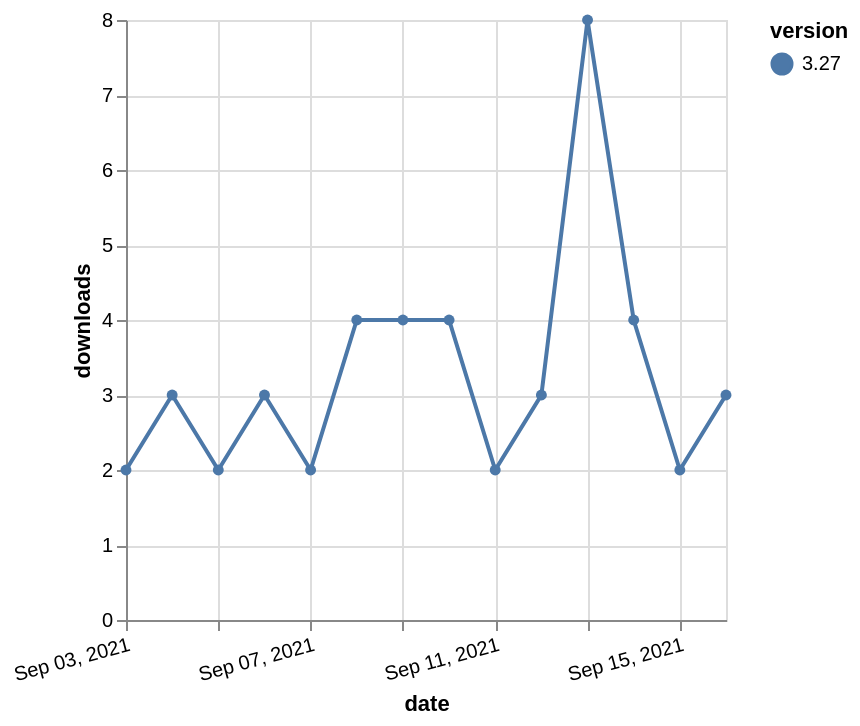

Here is the Vega-Lite specification saved for this chart:
### Vega-Lite specification from a JSON file in a GitHub repository (floating-point values rounded to 4 significant figures)
{"$schema": "https://vega.github.io/schema/vega-lite/v5.json", "description": "A simple bar chart with embedded data.", "data": {"values": [{"date": "2021-09-03", "total": 3520, "delta": 2, "version": "3.27"}, {"date": "2021-09-04", "total": 3523, "delta": 3, "version": "3.27"}, {"date": "2021-09-05", "total": 3525, "delta": 2, "version": "3.27"}, {"date": "2021-09-06", "total": 3528, "delta": 3, "version": "3.27"}, {"date": "2021-09-07", "total": 3530, "delta": 2, "version": "3.27"}, {"date": "2021-09-08", "total": 3534, "delta": 4, "version": "3.27"}, {"date": "2021-09-09", "total": 3538, "delta": 4, "version": "3.27"}, {"date": "2021-09-10", "total": 3542, "delta": 4, "version": "3.27"}, {"date": "2021-09-11", "total": 3544, "delta": 2, "version": "3.27"}, {"date": "2021-09-12", "total": 3547, "delta": 3, "version": "3.27"}, {"date": "2021-09-13", "total": 3555, "delta": 8, "version": "3.27"}, {"date": "2021-09-14", "total": 3559, "delta": 4, "version": "3.27"}, {"date": "2021-09-15", "total": 3561, "delta": 2, "version": "3.27"}, {"date": "2021-09-16", "total": 3564, "delta": 3, "version": "3.27"}]}, "width": "container", "mark": {"type": "line", "point": {"filled": true}}, "encoding": {"x": {"field": "date", "type": "temporal", "timeUnit": "yearmonthdate", "title": "date", "axis": {"labelAngle": -15}}, "y": {"field": "delta", "type": "quantitative", "title": "downloads"}, "color": {"field": "version", "type": "nominal"}, "tooltip": {"field": "delta"}}}
